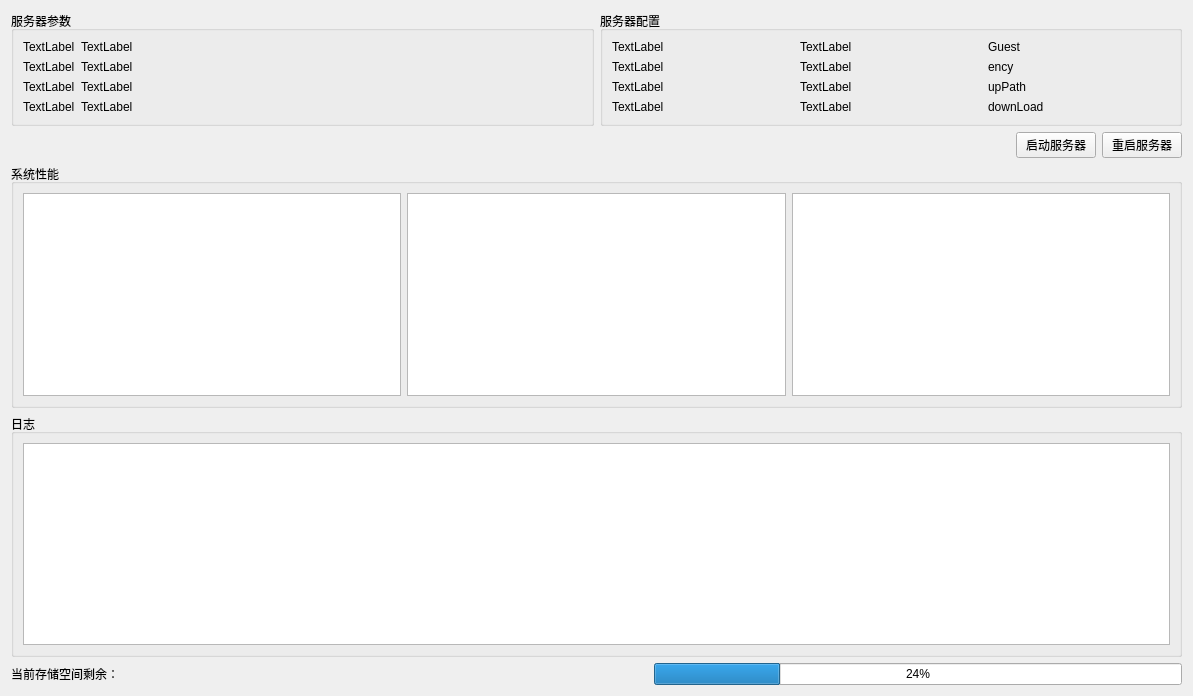
<?xml version="1.0" encoding="UTF-8"?>
<ui version="4.0">
 <class>DashboardWidget</class>
 <widget class="QWidget" name="DashboardWidget">
  <property name="geometry">
   <rect>
    <x>0</x>
    <y>0</y>
    <width>1193</width>
    <height>696</height>
   </rect>
  </property>
  <property name="windowTitle">
   <string>Form</string>
  </property>
  <layout class="QVBoxLayout" name="verticalLayout">
   <item>
    <layout class="QHBoxLayout" name="horizontalLayout_5">
     <item>
      <widget class="QGroupBox" name="groupBox">
       <property name="title">
        <string>服务器参数</string>
       </property>
       <layout class="QHBoxLayout" name="horizontalLayout">
        <item>
         <layout class="QFormLayout" name="formLayout">
          <item row="0" column="0">
           <widget class="QLabel" name="cpuCard">
            <property name="text">
             <string>TextLabel</string>
            </property>
           </widget>
          </item>
          <item row="1" column="0">
           <widget class="QLabel" name="memoryCard">
            <property name="text">
             <string>TextLabel</string>
            </property>
           </widget>
          </item>
          <item row="1" column="1">
           <widget class="QLabel" name="port">
            <property name="text">
             <string>TextLabel</string>
            </property>
           </widget>
          </item>
          <item row="2" column="0">
           <widget class="QLabel" name="diskCard">
            <property name="text">
             <string>TextLabel</string>
            </property>
           </widget>
          </item>
          <item row="2" column="1">
           <widget class="QLabel" name="thread">
            <property name="text">
             <string>TextLabel</string>
            </property>
           </widget>
          </item>
          <item row="3" column="0">
           <widget class="QLabel" name="netCard">
            <property name="text">
             <string>TextLabel</string>
            </property>
           </widget>
          </item>
          <item row="3" column="1">
           <widget class="QLabel" name="connect">
            <property name="text">
             <string>TextLabel</string>
            </property>
           </widget>
          </item>
          <item row="0" column="1">
           <widget class="QLabel" name="host">
            <property name="text">
             <string>TextLabel</string>
            </property>
           </widget>
          </item>
         </layout>
        </item>
       </layout>
      </widget>
     </item>
     <item>
      <widget class="QGroupBox" name="groupBox_3">
       <property name="title">
        <string>服务器配置</string>
       </property>
       <layout class="QHBoxLayout" name="horizontalLayout_4">
        <item>
         <layout class="QGridLayout" name="gridLayout">
          <item row="2" column="0">
           <widget class="QLabel" name="timeOut">
            <property name="text">
             <string>TextLabel</string>
            </property>
           </widget>
          </item>
          <item row="2" column="2">
           <widget class="QLabel" name="upPath">
            <property name="text">
             <string>upPath</string>
            </property>
           </widget>
          </item>
          <item row="1" column="2">
           <widget class="QLabel" name="ency">
            <property name="text">
             <string>ency</string>
            </property>
           </widget>
          </item>
          <item row="2" column="1">
           <widget class="QLabel" name="maxLog">
            <property name="text">
             <string>TextLabel</string>
            </property>
           </widget>
          </item>
          <item row="0" column="0">
           <widget class="QLabel" name="maxUser">
            <property name="text">
             <string>TextLabel</string>
            </property>
           </widget>
          </item>
          <item row="1" column="1">
           <widget class="QLabel" name="logPath">
            <property name="text">
             <string>TextLabel</string>
            </property>
           </widget>
          </item>
          <item row="1" column="0">
           <widget class="QLabel" name="buffSize">
            <property name="text">
             <string>TextLabel</string>
            </property>
           </widget>
          </item>
          <item row="0" column="2">
           <widget class="QLabel" name="Guest">
            <property name="text">
             <string>Guest</string>
            </property>
           </widget>
          </item>
          <item row="0" column="1">
           <widget class="QLabel" name="logLevel">
            <property name="text">
             <string>TextLabel</string>
            </property>
           </widget>
          </item>
          <item row="3" column="0">
           <widget class="QLabel" name="maxMemery">
            <property name="text">
             <string>TextLabel</string>
            </property>
           </widget>
          </item>
          <item row="3" column="1">
           <widget class="QLabel" name="refalshLog">
            <property name="text">
             <string>TextLabel</string>
            </property>
           </widget>
          </item>
          <item row="3" column="2">
           <widget class="QLabel" name="downLoad">
            <property name="text">
             <string>downLoad</string>
            </property>
           </widget>
          </item>
         </layout>
        </item>
       </layout>
      </widget>
     </item>
    </layout>
   </item>
   <item>
    <layout class="QHBoxLayout" name="horizontalLayout_2">
     <item>
      <layout class="QGridLayout" name="netStatus"/>
     </item>
     <item>
      <spacer name="horizontalSpacer_2">
       <property name="orientation">
        <enum>Qt::Orientation::Horizontal</enum>
       </property>
       <property name="sizeHint" stdset="0">
        <size>
         <width>40</width>
         <height>20</height>
        </size>
       </property>
      </spacer>
     </item>
     <item>
      <widget class="QPushButton" name="btnStart">
       <property name="text">
        <string>启动服务器</string>
       </property>
      </widget>
     </item>
     <item>
      <widget class="QPushButton" name="btnRefresh">
       <property name="text">
        <string>重启服务器</string>
       </property>
      </widget>
     </item>
    </layout>
   </item>
   <item>
    <widget class="QGroupBox" name="groupBox_2">
     <property name="title">
      <string>系统性能</string>
     </property>
     <layout class="QHBoxLayout" name="horizontalLayout_3">
      <item>
       <widget class="QChartView" name="memoryChartView"/>
      </item>
      <item>
       <widget class="QChartView" name="cpuChartView"/>
      </item>
      <item>
       <widget class="QChartView" name="trafficChartView"/>
      </item>
     </layout>
    </widget>
   </item>
   <item>
    <widget class="QGroupBox" name="groupBox_4">
     <property name="title">
      <string>日志</string>
     </property>
     <layout class="QHBoxLayout" name="horizontalLayout_7">
      <item>
       <widget class="QListWidget" name="recentActivityList"/>
      </item>
     </layout>
    </widget>
   </item>
   <item>
    <layout class="QHBoxLayout" name="horizontalLayout_6">
     <item>
      <widget class="QLabel" name="diskFreeLabel">
       <property name="text">
        <string>当前存储空间剩余：</string>
       </property>
      </widget>
     </item>
     <item>
      <spacer name="horizontalSpacer">
       <property name="orientation">
        <enum>Qt::Orientation::Horizontal</enum>
       </property>
       <property name="sizeHint" stdset="0">
        <size>
         <width>40</width>
         <height>20</height>
        </size>
       </property>
      </spacer>
     </item>
     <item>
      <widget class="QProgressBar" name="diskFreeBar">
       <property name="value">
        <number>24</number>
       </property>
      </widget>
     </item>
    </layout>
   </item>
  </layout>
 </widget>
 <customwidgets>
  <customwidget>
   <class>QChartView</class>
   <extends>QGraphicsView</extends>
   <header location="global">qchartview.h</header>
  </customwidget>
 </customwidgets>
 <resources/>
 <connections/>
</ui>
